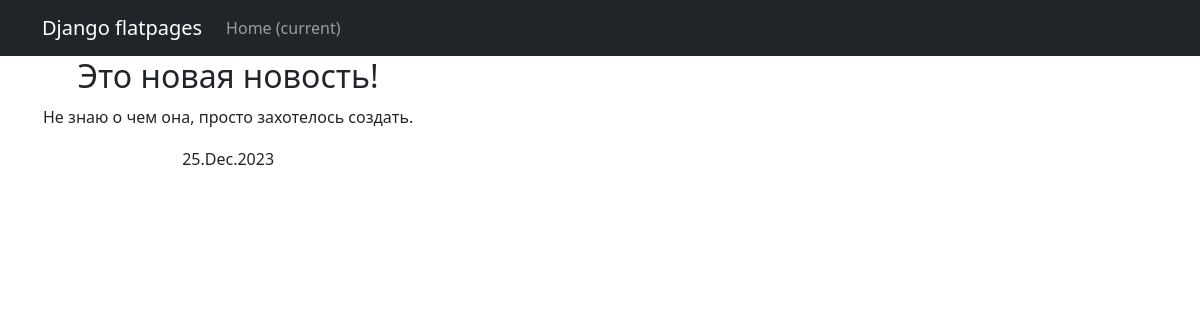
/news/6, run on the app's committed database.
### news/models.py (models this page shows, shortened)
class Post(models.Model):
    author = models.ForeignKey(Author, on_delete=models.CASCADE)
    NEWS = 'NW'
    ARTICLE = 'AR'
    CATEGORY_CHOICE = (
        (NEWS, 'Новость'),
        (ARTICLE, 'Статья')
    )
    post_choice = models.CharField(max_length=2, choices=CATEGORY_CHOICE, default=NEWS)
    date_time = models.DateTimeField(auto_now_add=True)
    choice_category = models.ManyToManyField(Category, through="PostCategory")
    head = models.CharField(max_length=128)
    text = models.TextField()
    rating = models.IntegerField(default=0)

### news/views.py (the view)
# urls.py: path('<int:pk>', PostDetail.as_view(), name='post_detail'),
class PostDetail(DetailView):
    model = Post
    template_name = 'one_news.html'
    context_object_name = 'one_news'

### news/templatetags/custom_filters.py (called while the page is built)
@register.filter
def censor(text):
    if type(text) == str:
        text = text.split()
        for i, word in enumerate(text):
            if word in words:
                text[i] = word[0] + '*' * len(word[1:])
        return ' '.join(text)
    else:
        return "Ошибка!"

### templates/one_news.html (shortened to what this page needs)
{% extends 'flatpages/default.html' %}
{% load custom_filters %}
{% block content %}
    <table>
        <tr><td><h2>{{ one_news.head|censor }}</h2></td></tr>
        <tr><td><p>{{ one_news.text|censor }}</p></td></tr>
        <tr><td>{{ one_news.date_time|date:'d.M.Y' }}</td></tr>
    </table>
{% endblock content %}

### data on the page
Post: head|censor "Это новая новость!", text|censor "Не знаю о чем она, просто захотелось создать.", date_time "25.Dec.2023"
